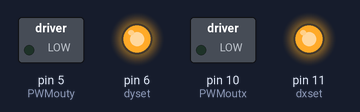
Bench run of a sketch on a simulated Arduino Uno, built with avr-gcc and run on an emulated ATmega328P. On the bench: switched loads named in the sketch (green lamp = pin HIGH), output pins drawn as LEDs (lit = HIGH).

Above: at 0.1 s.
At 24.1 s:
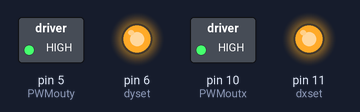
At 36.1 s:
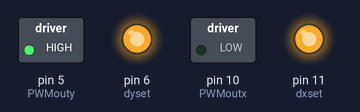
At 60.1 s:
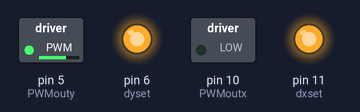
At 84.1 s:
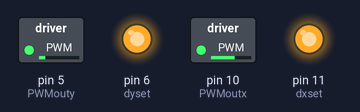
At 123.1 s:
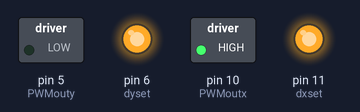
Timing chart, 0 to 124.6 s (numbered marks = the images above):
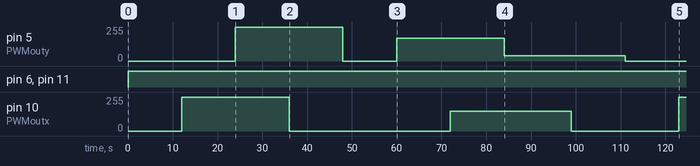

Measured:
- by itself, pin 6 (dyset), pin 11 (dxset): LOW → HIGH at 0.00 s
- by itself, pin 5 (PWMouty): 0/255 → 255/255 at 24.0 s, → 0/255 24.0 s later, → 170/255 12.0 s later, → 40/255 24.0 s later, … (5 changes in this stretch)
- by itself, pin 10 (PWMoutx): 0/255 → 255/255 at 12.0 s, → 0/255 24.0 s later, → 150/255 36.0 s later, → 0/255 27.0 s later, … (5 changes in this stretch)

The sketch:

Project_Code.ino
```cpp
int PWMouty = 5; //PWM for bottom motor
int PWMoutx = 10; // PWM for top motor
int dxset  = 11;
int dyset = 6;
const int pause = 12000;

void setup() {
  pinMode(PWMouty, OUTPUT);
  pinMode(PWMoutx, OUTPUT);
  pinMode(dxset, OUTPUT);
  pinMode(dyset, OUTPUT);

}

void loop() {
    digitalWrite(dxset, HIGH);
    digitalWrite(dyset, HIGH);
    analogWrite(PWMouty, 000);
    analogWrite(PWMoutx, 000);
    delay(pause);

    analogWrite(PWMoutx, 255);
    delay(pause);

    analogWrite(PWMouty, 255);
    delay (pause);

    analogWrite(PWMoutx, 000);
    delay(pause);

    analogWrite(PWMouty, 000);
    delay(pause);

    analogWrite(PWMouty, 170);
    delay(pause);

    analogWrite(PWMoutx, 150);
    delay(pause);

    analogWrite(PWMouty, 40);
    delay(15000);

    analogWrite(PWMoutx, 000);
    delay(pause);

    analogWrite(PWMouty, 000);
    analogWrite(PWMoutx, 000);
    delay(pause);

    analogWrite(PWMoutx, 255);
    delay(pause);

   // analogWrite(PWMouty, 255);
  //  analogWrite(PWMoutx, 255);
   // delay(pause);

  //  analogWrite(PWMoutx, 000);
  //  delay(pause);

  //  analogWrite(PWMouty, 000);
  //  analogWrite(PWMoutx, 255);
  //  delay(pause);

    digitalWrite(dxset, LOW);
    analogWrite(PWMoutx, 255);
    analogWrite(PWMouty, 255);
    delay(6000);

    analogWrite(PWMoutx, 000);
    analogWrite(PWMouty, 255);
    delay(pause);

}
```
